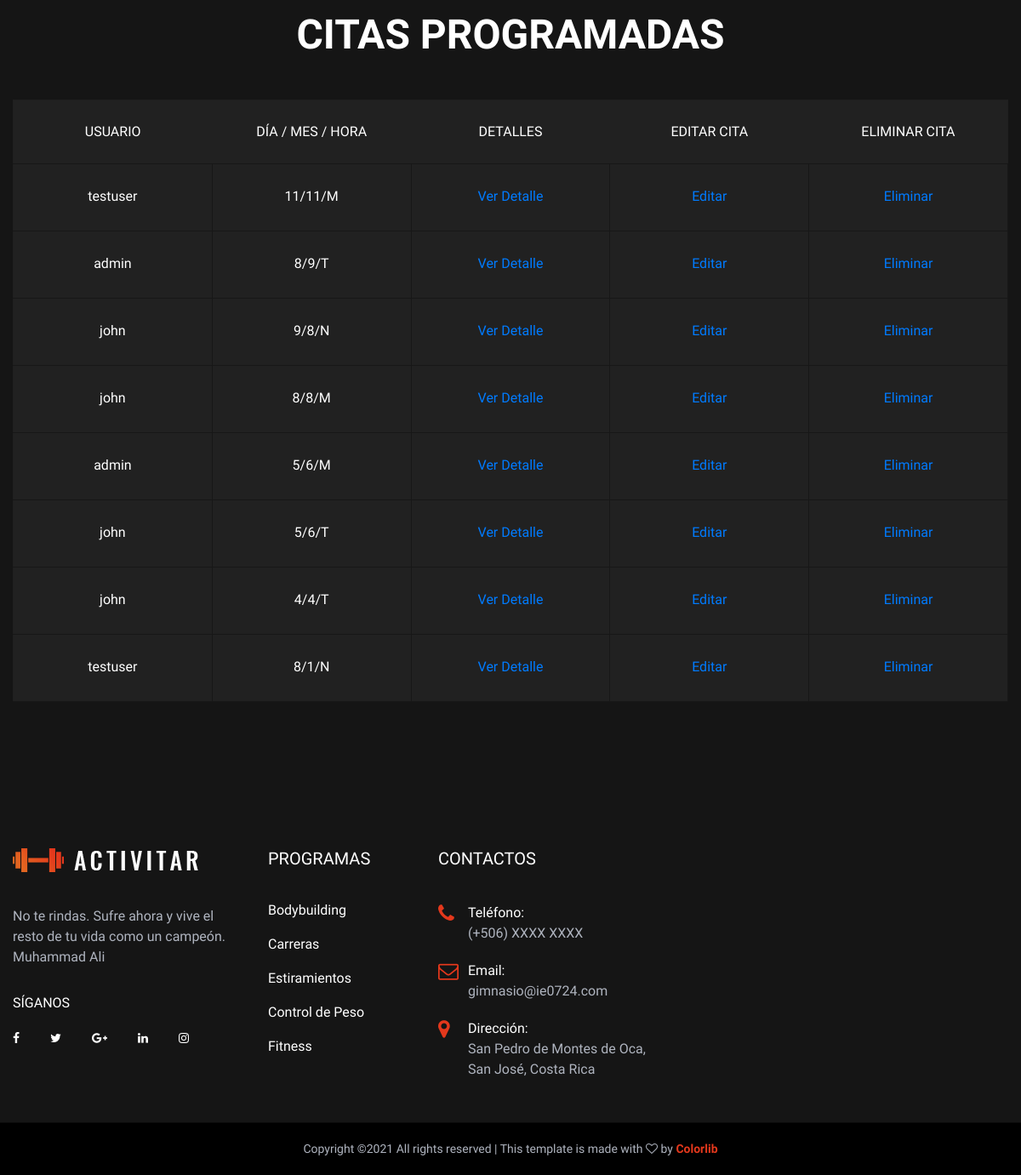
The app's page / (signed in, lower part), older data.
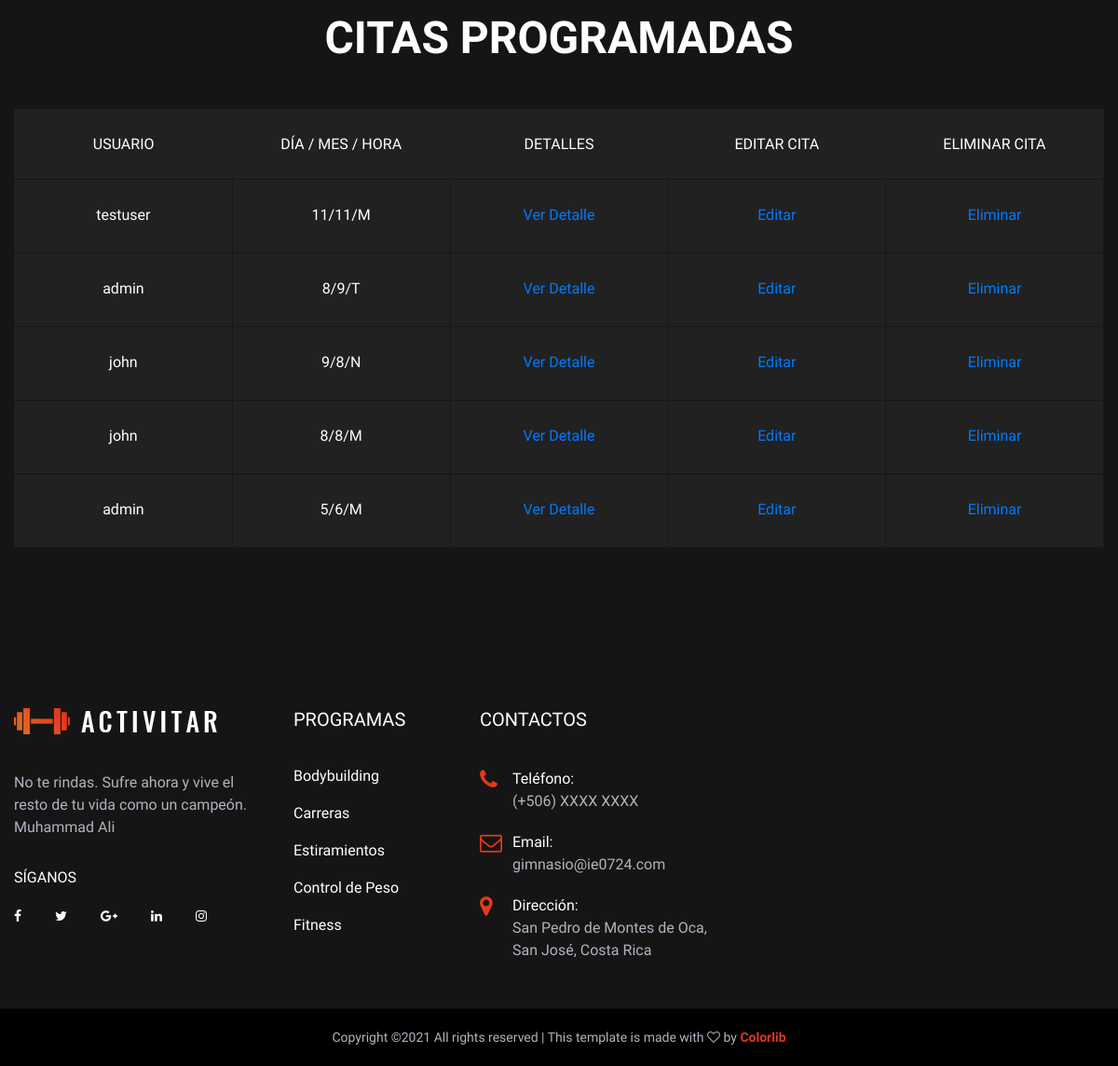
The same page, newer data.
### appointments/models.py (models this page shows, shortened)
class Appointments(models.Model):
    user = models.ForeignKey(User, on_delete = models.CASCADE, null = True, blank = True)
    day = models.PositiveIntegerField(choices=[(i, i) for i in range(1, 32)], blank=True)
    month = models.PositiveIntegerField(choices=[(i, i) for i in range(1, 13)], blank=True)
    hour = models.CharField(max_length=1, choices=HOURS)
    description = models.TextField(null=True, blank=True)
    complete = models.BooleanField(default=False)
    create = models.DateTimeField(auto_now_add=True) # Cuando se crea, lo guarda
    class Meta:
        ordering = ['-month'] # Ordenar por mes

### appointments/views.py (the view)
# urls.py: path('', AppointmentsList.as_view(), name = "appointments"),
class AppointmentsList(LoginRequiredMixin, ListView): #Será una clase y tenemos la funcionalidad de ListView
    model = Appointments #Toma el modelo Appointments
    context_object_name = 'appointments'
    def get_context_data(self, **kwargs):
        context =  super().get_context_data(**kwargs)
        if(self.request.user.is_staff):
            context['appointments'] = context['appointments']
            return context
        else:
            context['appointments'] = context['appointments'].filter(user = self.request.user)
            return context

### appointments/templates/appointments/appointments_list.html (shortened to what this page needs)
{% load static %}
<!DOCTYPE html>
<html lang="zxx">
<head>
    <link rel="stylesheet" href={% static 'appointments/css/bootstrap.min.css' %} type="text/css">
    <link rel="stylesheet" href={% static 'appointments/css/font-awesome.min.css' %} type="text/css">
    <link rel="stylesheet" href={% static 'appointments/css/elegant-icons.css' %} type="text/css">
    <link rel="stylesheet" href={% static 'appointments/css/nice-select.css' %} type="text/css">
    <link rel="stylesheet" href={% static 'appointments/css/owl.carousel.min.css' %} type="text/css">
    <link rel="stylesheet" href={% static 'appointments/css/magnific-popup.css' %} type="text/css">
    <link rel="stylesheet" href={% static 'appointments/css/slicknav.min.css' %} type="text/css">
    <link rel="stylesheet" href={% static 'appointments/css/style.css' %} type="text/css">
</head>
<body>
    <section class="classtime-section class-time-table spad">
        <div class="container">
            <div class="row">
                <div class="col-lg-12 text-center">
                    <div class="section-title">
                        <h2>Citas Programadas</h2>
                    </div>
                </div>
            </div>
            <div class="classtime-table">
                <table>
                    <thead>
                        <tr>
                            {%if request.user.is_staff%}
                            <th>Usuario</th>
                            {% endif %}
                            <th>Día / Mes / Hora</th>
                            <th>Detalles</th>
                            <th>Editar Cita</th>
                            <th>Eliminar Cita</th>
                        </tr>
                    </thead>
                    <tbody>
                        {% for appointment in appointments %}
                        <tr>
                            {%if request.user.is_staff%}
                            <td class="workout-time"><a>{{appointment.user}}</a></td>
                            {% endif %}
                            <td class="workout-time"><a>{{appointment.day}}/{{appointment.month}}/{{appointment.hour}}</a></td>
                            <td class="hover-bg ts-item"><a href="{% url 'appointment' appointment.id %}">Ver Detalle</a></td>
                            <td class="hover-bg ts-item"><a href="{% url 'appointment-update' appointment.id %}"> Editar</a></td>
                            <td class="hover-bg ts-item"><a href="{% url 'appointment-delete' appointment.id %}"> Eliminar</a></td>
                        </tr>
                        {% empty %}
                            <h3>No items in list</h3>
                        {% endfor %}
                    </tbody>
                </table>
            </div>
        </div>
    </section>
    <footer class="footer-section">
        <div class="container">
            <div class="row">
                <div class="col-lg-3">
                    <div class="footer-logo-item">
                        <div class="f-logo">
                            <a href="#"><img src={% static 'appointments/img/logo.png' %} alt=""></a>
                        </div>
                        <p>No te rindas. Sufre ahora y vive el resto de tu vida como un campeón.     Muhammad Ali</p>
                        <div class="social-links">
                            <h6>Síganos</h6>
                            <a href="#"><i class="fa fa-facebook"></i></a>
                            <a href="#"><i class="fa fa-twitter"></i></a>
                            <a href="#"><i class="fa fa-google-plus"></i></a>
                            <a href="#"><i class="fa fa-linkedin"></i></a>
                            <a href="#"><i class="fa fa-instagram"></i></a>
                        </div>
                    </div>
                </div>
                <div class="col-lg-2">
                    <div class="footer-widget">
                        <h5>Programas</h5>
                        <ul class="workout-program">
                            <li><a href="#">Bodybuilding</a></li>
                            <li><a href="#">Carreras</a></li>
                            <li><a href="#">Estiramientos</a></li>
                            <li><a href="#">Control de Peso</a></li>
                            <li><a href="#">Fitness</a></li>
                        </ul>
                    </div>
                </div>
                <div class="col-lg-3">
                    <div class="footer-widget">
                        <h5>Contactos</h5>
                        <ul class="footer-info">
                            <li>
                                <i class="fa fa-phone"></i>
                                <span>Teléfono:</span>
                                (+506) XXXX XXXX
                            </li>
                            <li>
                                <i class="fa fa-envelope-o"></i>
                                <span>Email:</span>
                                gimnasio@ie0724.com
                            </li>
                            <li>
                                <i class="fa fa-map-marker"></i>
                                <span>Dirección:</span>
                                San Pedro de Montes de Oca, San José, Costa Rica
                            </li>
                        </ul>
                    </div>
                </div>
            </div>
        </div>
        <div class="copyright-text">
            <div class="container">
                <div class="row">
                    <div class="col-lg-12 text-center">
                        <div class="ct-inside">
Copyright &copy;<script>document.write(new Date().getFullYear());</script> All rights reserved | This template is made with <i class="fa fa-heart-o" aria-hidden="true"></i> by <a href="https://colorlib.com" target="_blank">Colorlib</a>
 </div>
                    </div>
                </div>
            </div>
        </div>
    </footer>
</body>
</html>

### static/appointments/css/style.css (style rules this page uses)
html, body { height: 100%; font-family: "Nunito Sans", sans-serif; -webkit-font-smoothing: antialiased; font-smoothing: antialiased; }
h1, h2, h3, h4, h5, h6 { margin: 0; color: #111111; font-weight: 400; font-family: "Oswald", sans-serif; }
h2 { font-size: 36px; }
h5 { font-size: 18px; }
h6 { font-size: 16px; }
p { font-size: 16px; font-family: "Nunito Sans", sans-serif; color: #8f8fa8; font-weight: 400; line-height: 24px; margin: 0 0 15px 0; }
img { max-width: 100%; }
ul, ol { padding: 0; margin: 0; }
.section-title h2 { color: #ffffff; font-size: 48px; font-weight: 600; margin-bottom: 18px; text-transform: uppercase; }
.spad { padding-top: 100px; padding-bottom: 100px; }
.classtime-section { background: #151515; padding-top: 90px; }
.classtime-section .section-title { margin-bottom: 48px; }
.classtime-table .ts-item { -webkit-transition: all 0.4s; -o-transition: all 0.4s; transition: all 0.4s; }
.classtime-table table { width: 100%; border: 1px solid #1f1f1f; background: #212121; text-align: center; }
.classtime-table table thead tr th { font-size: 16px; color: #ffffff; font-weight: 500; text-transform: uppercase; font-family: "Oswald", sans-serif; padding: 25px 5px; }
.classtime-table table tbody { border-top: 1px solid #171717; }
.classtime-table table tbody tr td { text-align: center; border-right: 1px solid #171717; border-bottom: 1px solid #171717; width: 146px; padding: 26px 10px 28px; position: relative; z-index: 1; }
.classtime-table table tbody tr td:after { position: absolute; left: 0; top: 0; width: 100%; height: 100%; background: -webkit-gradient(linear, left top, right top, from(#e16521), to(#e4381C)); background: -o-linear-gradient(left, #e16521, #e4381C); background: linear-gradient(to right, #e16521, #e4381C); content: ""; opacity: 0; z-index: -1; -webkit-transition: all 0.3s; -o-transition: all 0.3s; transition: all 0.3s; }
.classtime-table table tbody tr td.workout-time { font-size: 16px; color: #ffffff; font-weight: 500; font-family: "Oswald", sans-serif; }
.footer-section { background: #151515; padding-top: 72px; }
.footer-logo-item { margin-bottom: 30px; }
.footer-logo-item .f-logo { margin-bottom: 40px; }
.footer-logo-item .f-logo a { display: inline-block; }
.footer-logo-item p { color: #afb4bf; margin-bottom: 32px; }
.footer-logo-item .social-links h6 { color: #ffffff; font-weight: 500; text-transform: uppercase; margin-bottom: 20px; }
.footer-logo-item .social-links a { color: #ffffff; display: inline-block; font-size: 14px; margin-right: 32px; }
.footer-logo-item .social-links a:last-child { margin-right: 0; }
.footer-widget { margin-bottom: 30px; }
.footer-widget h5 { font-size: 20px; font-weight: 500; color: #ffffff; text-transform: uppercase; margin-bottom: 40px; }
.footer-widget .workout-program li { list-style: none; }
.footer-widget .workout-program li a { display: block; font-size: 16px; font-family: "Oswald", sans-serif; font-weight: 500; color: #ffffff; line-height: 18px; margin-bottom: 22px; }
.footer-widget .footer-info li { list-style: none; font-size: 16px; color: #afb4bf; position: relative; padding-left: 35px; margin-bottom: 20px; }
.footer-widget .footer-info li i { position: absolute; left: 0; top: 0; font-size: 24px; color: #e4381C; }
.footer-widget .footer-info li span { color: #ffffff; display: block; font-family: "Oswald", sans-serif; font-weight: 500; }
.copyright-text { background: #000000; border-top: 1px solid #0a0a0a; padding: 20px 0; margin-top: 20px; }
.copyright-text .ct-inside { font-size: 14px; color: #afb4bf; }
.copyright-text .ct-inside a { font-weight: 600; color: #e4381C; }
@media only screen and (min-width: 1200px) { .container { max-width: 1200px; } }

Row changes from the older to the newer data that the page shows:
removed Appointments: user "john", day "5", month "6", hour "T"
removed Appointments: user "john", day "4", month "4", hour "T"
removed Appointments: user "testuser", day "8", month "1", hour "N"
